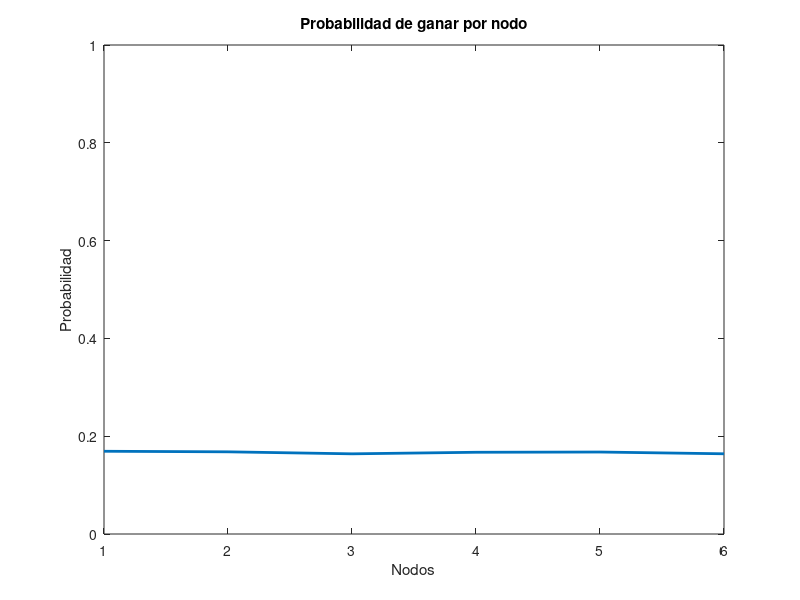

Source code (MATLAB):
%%pruebas hash

%%
clc;
N=6;       %%%%Numero de nodos
winprob=zeros(1,N);
ciclos=90000;
for an=1:ciclos
cicl=an;   %%%Numero de ciclo
nodos=zeros(1,N); %%Nodos
p=N;       %%Prime number
ranura=zeros(1,N);
while(isprime(p)==0) %%para satisfacer   p>=N  & p tiene que ser un numero primo
        p=p+1;
end 
rng(cicl);  %%SEMILLA
an=randi([1,p-1]);  %%asignamos an
bn=randi([1,p-1]);  %%asignamos bn
colision=0;
for r= 1:N
    first=(an*r)+bn;
    ranura(r)=mod(first,p);
end
    if(length(unique(ranura))~= N)
       colision=colision+1; 
    end
win=find(ranura == min(ranura));
winprob(win)=winprob(win)+1;
end
colision
winerprob=winprob/ciclos
plot(winerprob,'linewidth',2);
title('Probabilidad de ganar por nodo');
xlabel('Nodos');
ylabel('Probabilidad');
ylim([0 1]);

